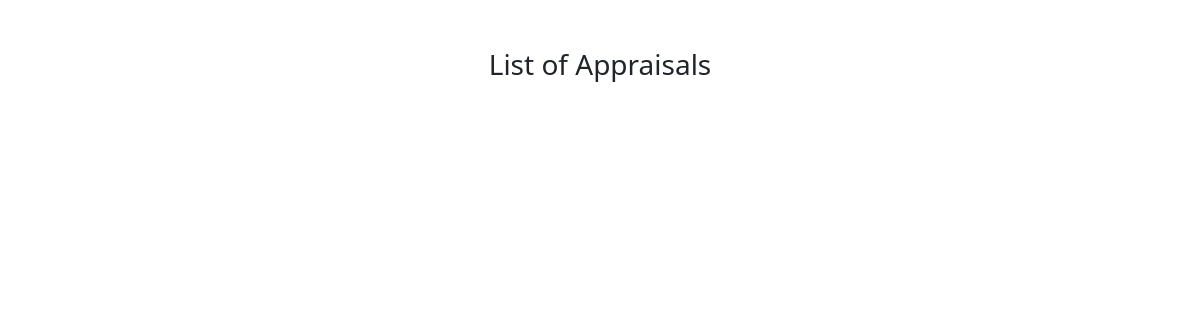
Page /dispappr on the earlier database version.
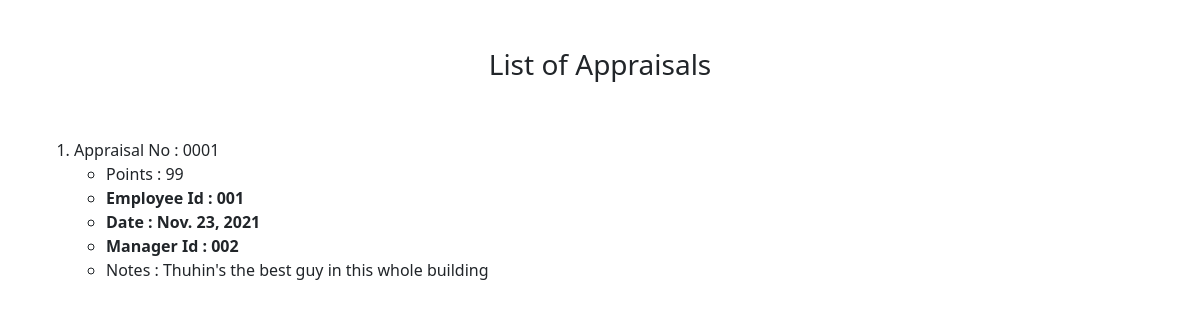
Same page on the later database version.
### users/models.py (models this page shows)
class myuser(models.Model):
    Username = models.CharField(max_length=15)
    Name = models.CharField(max_length=25)
    Email = models.EmailField(max_length=100)
    Password = models.CharField(max_length=15)
    Age = models.CharField(max_length=2)
    Designation = models.CharField(max_length=15)
    Role = models.CharField(max_length=15)
    EmployeeNo = models.CharField(max_length=15)

class appraisal(myuser):
    appr_no = models.CharField(max_length=6)
    appr_text = models.CharField(max_length=300)
    appr_pts = models.CharField(max_length=2)
    date_of_appr = models.DateField()
    magr_id = models.CharField(max_length=15)

class myuser(models.Model):
    Username = models.CharField(max_length=15)
    Name = models.CharField(max_length=25)
    Email = models.EmailField(max_length=100)
    Password = models.CharField(max_length=15)
    Age = models.CharField(max_length=2)
    Designation = models.CharField(max_length=15)
    Role = models.CharField(max_length=15)
    EmployeeNo = models.CharField(max_length=15)

### users/views.py (the view)
# urls.py: path("dispappr", views.disp_appr, name="disp_appr"),
def disp_appr(request):
    apprs=[]
    qs = appraisal.objects.all()
    for i in qs:
        apprs.append(i)
    return render(request, 'DispAppr.html', {'apprs':apprs})

### users/templates/DispAppr.html (shortened to what this page needs)
<!doctype html>
<html lang="en">
  <head>
    <link href="https://cdn.jsdelivr.net/npm/bootstrap@5.1.2/dist/css/bootstrap.min.css" rel="stylesheet">
  </head>
  <body class="container-fluid">
    <br><br>
    <center><h3> List of Appraisals </h3></center>
    <br><br>
    <div class="container-sm">
    <ol>
    {% for i in apprs %}
    <li>
      Appraisal No : {{ i.appr_no }}
      <ul>
        <li>Points : {{ i.appr_pts }}</li>
        <strong><li>Employee Id : {{ i.EmployeeNo }}</li></strong>
        <strong><li>Date : {{ i.date_of_appr }}</li></strong>
        <strong><li>Manager Id : {{ i.magr_id }}</li></strong>
        <li>Notes : {{ i.appr_text }}</li>
      </ul>
    </li>
    <br>
    {% endfor %}
    </ol>
    </div>
  </body>
</html>

Differences in the rows shown:
added appraisal: appr_no "0001", appr_pts "99", EmployeeNo "001", date_of_appr "Nov. 23, 2021", magr_id "002", appr_text "Thuhin's the best guy in this whole building"
